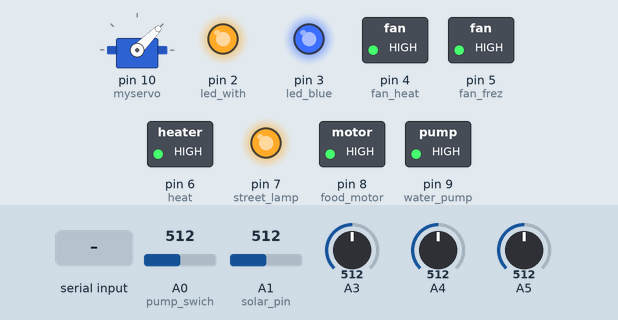
This sketch was run on a simulated Arduino Uno, built with avr-gcc and run on an emulated ATmega328P. Parts: servo, switched loads named in the sketch (green lamp = pin HIGH), output pins drawn as LEDs (lit = HIGH). The inputs (shaded band) are chosen by the test bench; at power-on: A3 = 512, A0 (pump_swich) = 512, A1 (solar_pin) = 512, A4 = 512, A5 = 512.

Above: at 1.4 s.
1.5 s: A3 set to 787
3.1 s: A3 set to 811
At 4.36 s:
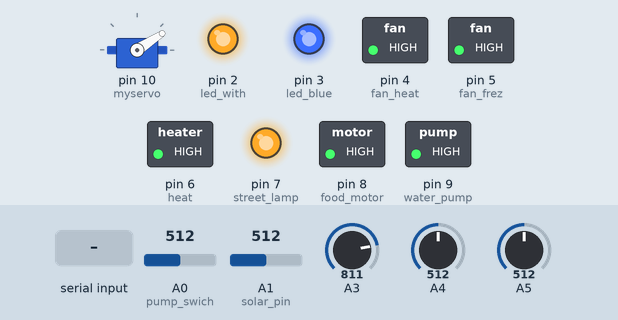
At 5.76 s:
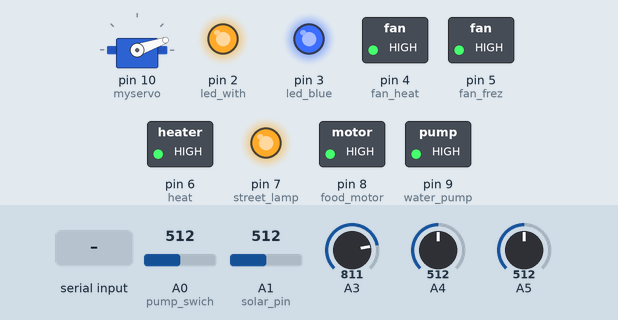
6.4 s: "W" received over the second serial link
At 13.4 s:
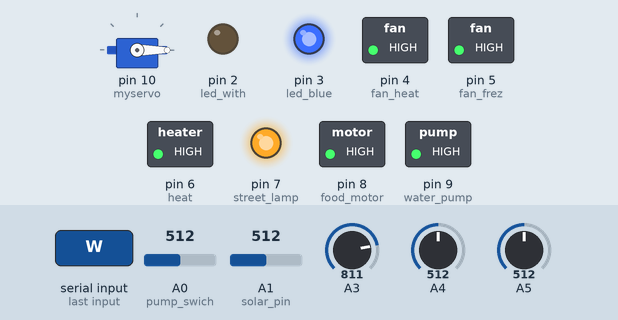
Timing chart, 0 to 15.7 s (numbered marks = the images above; inputs shaded):
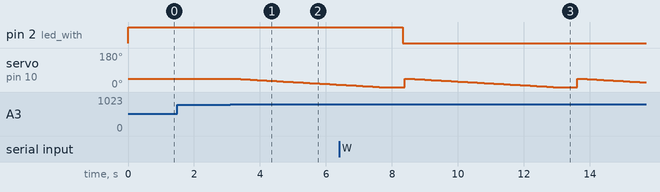

The sketch:

Farm_Project.ino
```cpp
#include<SoftwareSerial.h>
#include <Servo.h>
Servo myservo;

#define led_with 2
#define led_blue 3
#define fan_heat 4
#define fan_frez 5
#define heat 6
#define street_lamp 7
#define food_motor 8
#define water_pump 9

int pump_swich = A0;
int pump_swich_Value = 0;

int solar_pin = A1;
int solar_value = 0 ;

//Bluetooth serial
const int txpin = 13;
const int rxpin = 12;


SoftwareSerial blue(txpin, rxpin);
char Command = 'o'  ;


void setup() {

  myservo.attach(10);
   blue.begin(9600);
   // Serial.begin(115200);
  blue.setTimeout(10);
  digitalWrite(led_with,HIGH);
digitalWrite(led_blue,HIGH);
digitalWrite(fan_heat,HIGH);
digitalWrite(fan_frez,HIGH);
digitalWrite(heat,HIGH);
digitalWrite(street_lamp,HIGH);
digitalWrite(food_motor,HIGH);
digitalWrite(water_pump,HIGH);
analogWrite(pump_swich,LOW);
analogWrite(solar_pin,LOW);

pinMode(solar_pin,INPUT);
pinMode(pump_swich,INPUT);
  pinMode(led_with,OUTPUT);
  pinMode(led_blue,OUTPUT);
  pinMode(fan_heat,OUTPUT);
 pinMode(fan_frez,OUTPUT);
 pinMode(heat,OUTPUT);
 pinMode(street_lamp,OUTPUT);
 pinMode(food_motor,OUTPUT);
 pinMode(water_pump,OUTPUT);
 //myservo.write(0);


}

void loop() {

int analogValue1 = analogRead(A5);
 int analogValue2 = analogRead(A4);
 int analogValue3 = analogRead(A3);

 Serial.println(analogValue1);
 Serial.println(analogValue2);
 Serial.println(analogValue3);
  Serial.println("   ");

  Serial.println(solar_value);
  Serial.println(pump_swich_Value);

  Serial.println("   ");


 if (analogValue1 > 800) {
  for(int i = 45 ; i <= 90 ; i++){
 myservo.write(i);
 delay(100);
  }
 delay(100);
  }

 else if (analogValue3 > 800) {
     for(int i = 45 ; i >= 0 ; i--){
 myservo.write(i);
 delay(100);
  }
 delay(100);
  }
  else{
     myservo.write(45);
     delay(100);
    }

    pump_swich_Value = analogRead(pump_swich);
    solar_value = analogRead(solar_pin);

   if(pump_swich_Value <1000){
        digitalWrite(water_pump,HIGH);
        blue.println(pump_swich_Value);
            }


    if(solar_value >700){
      delay(500);
        blue.println("Charging");
            }
            else{
              delay(500);
               blue.println("not Charging");
              }


    if (blue.available()) {
       Command = blue.read();

     // LED WHITE CONTROL
     if(Command == 'W'){
        digitalWrite(led_with,LOW);
        blue.println("Glass Says : no more moving to left you so stuped");
            }
      if(Command == 'w'){
         digitalWrite(led_with,HIGH);
         blue.println("Led Name : '+Command+' is on");
            } //END

      // LED blue CONTROL
     if(Command == 'B'){
        digitalWrite(led_blue,LOW);
        blue.println("Glass Says : no more moving to left you so stuped");
            }
      if(Command == 'b'){
         digitalWrite(led_blue,HIGH);
         blue.println("Led Name : '+Command+' is on");
            } //END


            // fan_heat CONTROL
     if(Command == 'H'){
        digitalWrite(fan_heat,LOW);
        blue.println("Glass Says : no more moving to left you so stuped");
            }
      if(Command == 'h'){
         digitalWrite(fan_heat,HIGH);
         blue.println("Led Name : '+Command+' is on");
            } //END


                // fan_frez CONTROL
     if(Command == 'C'){
        digitalWrite(fan_frez,LOW);
        blue.println("Glass Says : no more moving to left you so stuped");
            }
      if(Command == 'c'){
         digitalWrite(fan_frez,HIGH);
         blue.println("Led Name : '+Command+' is on");
            } //END


                       // street_lamp CONTROL
     if(Command == 'L'){
        digitalWrite(street_lamp,LOW);
        blue.println("Glass Says : no more moving to left you so stuped");
            }
      if(Command == 'l'){
         digitalWrite(street_lamp,HIGH);
         blue.println("Led Name : '+Command+' is on");
            } //END


              // water_pump CONTROL
     if(pump_swich_Value > 200 && Command == 'P'){
        digitalWrite(water_pump,LOW);
        blue.println(pump_swich_Value);
            }


                       // motor food CONTROL
     if(Command == 'F'){
        digitalWrite(food_motor,LOW);
        blue.println("Glass Says : no more moving to left you so stuped");
        delay(500);
        digitalWrite(food_motor,HIGH);
            }
            //END

    }

}
```

Measured:
- the behaviour switches between 800 and 801 on A3 (found by bisection; images 0 and 1)
- after the input at 1.5 s, every drawn part: stays the same
- after the input at 3.1 s, servo on pin 10 (myservo): moves from 45° to 13° over 3.1 s, starting after 0.11 s
- after the input at 6.4 s, pin 2 (led_with): HIGH → LOW after 1.9 s
